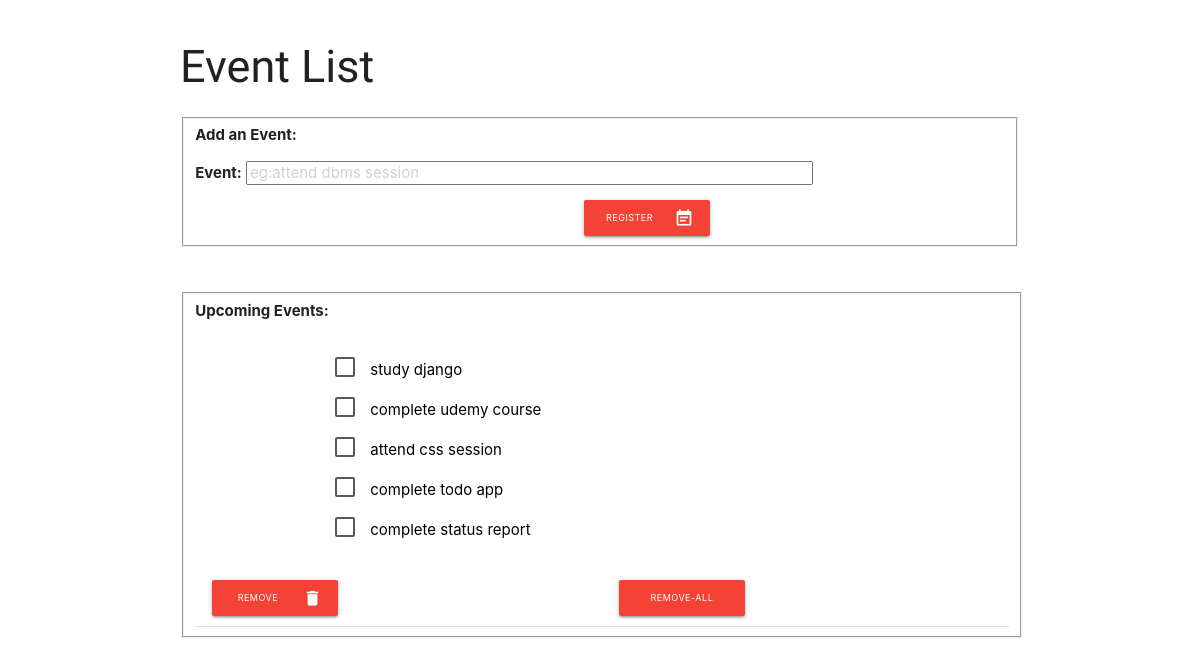
/show2, run on an earlier commit of the app's database.
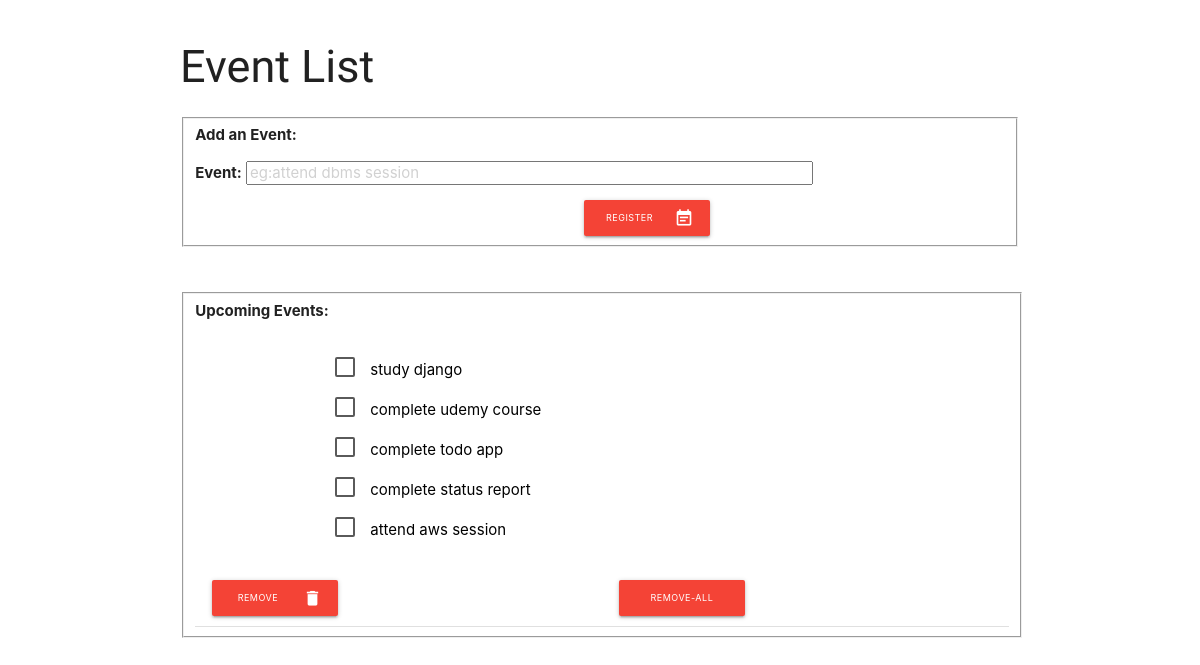
And on a later commit of the database.
### todoapp/models.py (models this page shows)
class detailss(models.Model):
    text=models.CharField(max_length=100)
    completed=models.BooleanField()

### todoapp/views.py (the view)
# urls.py: path('show2',views.show2,name="show2"),
def show2(request):
        query_results = detailss.objects.all()
        context ={
            "results":query_results,
        }
        return render(request,'todoapp/show2.html',context)

### todoapp/templates/todoapp/show2.html (shortened to what this page needs)
{% load static %}
<!DOCTYPE html>
  <html>
    <head>
		<link type="text/css" rel="stylesheet" href="css/materialize.min.css"  media="screen,projection"/>
		<link rel="stylesheet" href="https://cdnjs.cloudflare.com/ajax/libs/materialize/1.0.0/css/materialize.min.css">
		<link rel="stylesheet" href="{% static 'todoapp/event.css' %}">
	</head>
	<body>
<div class="container">
<b><h1 id="sofia" >Event List</h1></b>
<fieldset>
	<b> Add an Event:</b>
	<form action="{% url 'details' %}" method="post">
	<div class="input-field " style="position:relative;" >
	<b>Event:</b>
	<input id="text" type="text" placeholder="eg:attend dbms session"  name="text" class="browser-default" required><br>
	<button type="submit" id="register" class="btn #f50057 red   waves-effect waves-light"><span>REGISTER</span><i class="material-icons right">event_note</i></button>
   </div>
</form></fieldset><br><br>
<fieldset style="width:100%;" >
<b>Upcoming Events:</b><br>
<div id="event_box">
<table>
    {% for item in results %}
		    <tr> <p  onclick="window.location='{% url 'completed' item.id %}';">
		    <label style="color:black">
		<span>{{ item.text }}</span>
		</label>
		</p></tr>
    {% empty %}
            <p>You don't have any upcoming Events yet!!! Add any Event :)</p>
    {% endfor %}
</table>
</div>
<br>
<table style="position:absalute;" width="100%"class="responsive-table" >
		<tr>
		<td><button type="submit" onclick="window.location='{% url 'deleted'  %}';" id="rm" class="btn #f50057 red   waves-effect waves-light"><span>Remove</span><i class="material-icons right">delete</i></button></td>
		<td><button type="submit" onclick="window.location='{% url 'deletes'  %}';" id="rm_all" class="btn #f50057 red   waves-effect waves-light"><span>Remove-All</span><i class="material-icons right">do_not_disturb</i></button></td>
		</tr>
</table></fieldset></div>
<br><br><br>
</body>
</html>

### todoapp/static/todoapp/event.css (style rules this page uses)
#sofia { font-family: 'Sofia'; font-size:45px; }
input[type=text] { width: 70%; }
#register { position:relative;top:15px;left:48%;width:14em;font-size:60%; }
#event_box { position:relative;top:20px;left:140px; }
#rm { position:relative;left:3%;top:5px;width:14em;font-size:60%; }
#rm_all { position:relative;left:3%;top:5px;width:14em;font-size:60%; }

What changed in the data, as far as the page shows it:
removed detailss: text "attend css session"
added detailss: text "attend aws session"
